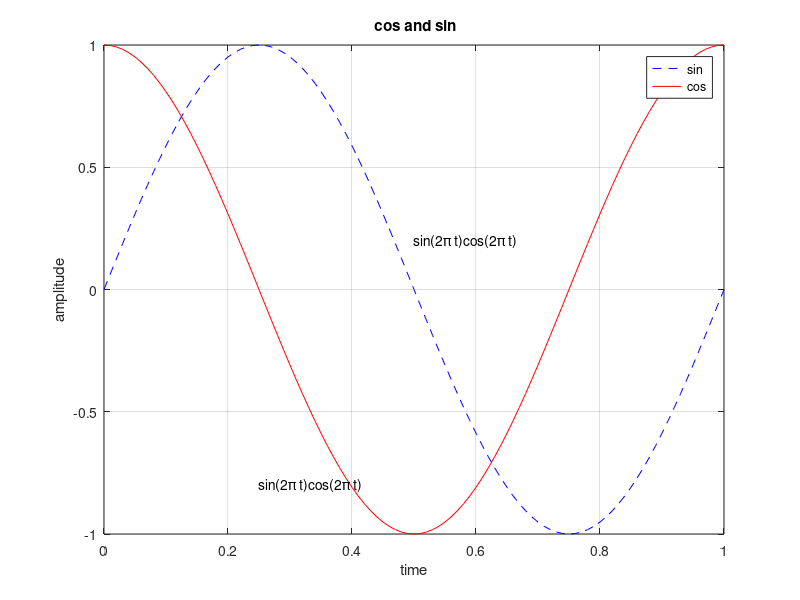

MATLAB code to generate this figure:
t=0:0.01:1;
z1=sin(2*pi*t);
z2=cos(2*pi*t);
figure;
plot(t,z1,'--b')
hold on
plot(t,z2,'r')
x0=[0.5;0.25];
y0=[0.2,-0.8];
s=['sin(2\pi t)','cos(2\pi t)'];
text(x0,y0,s);
title(' cos and sin');
legend('sin','cos')
xlabel('time')
ylabel('amplitude')
grid on
